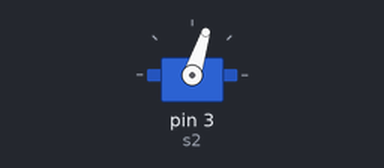
The sketch below on a simulated Arduino Uno, built with avr-gcc and run on an emulated ATmega328P. On the bench: servo.

Above: at 0.55 s.
At 1.2 s:
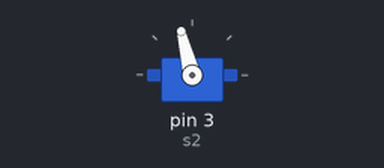
At 1.85 s:
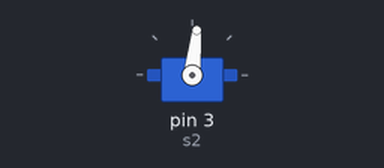
Timing chart, 0 to 4.3 s (numbered marks = the images above):
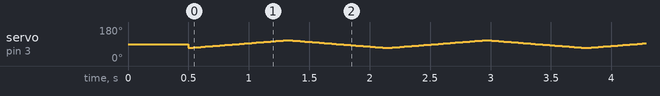

The sketch:

HelloWorld.ino
```cpp
#include <Servo.h>

Servo s2;

int minPos = 70;
int maxPos = 110;
int step = 1;
int waitMs = 20;

void setup() {
  s2.attach(3);
  s2.write(90);
  delay(500);
}

void loop() {
  for (int pos = minPos; pos <= maxPos; pos += step) {
    s2.write(pos);
    delay(waitMs);
  }
  for (int pos = maxPos; pos >= minPos; pos -= step) {
    s2.write(pos);
    delay(waitMs);
  }
}
```
